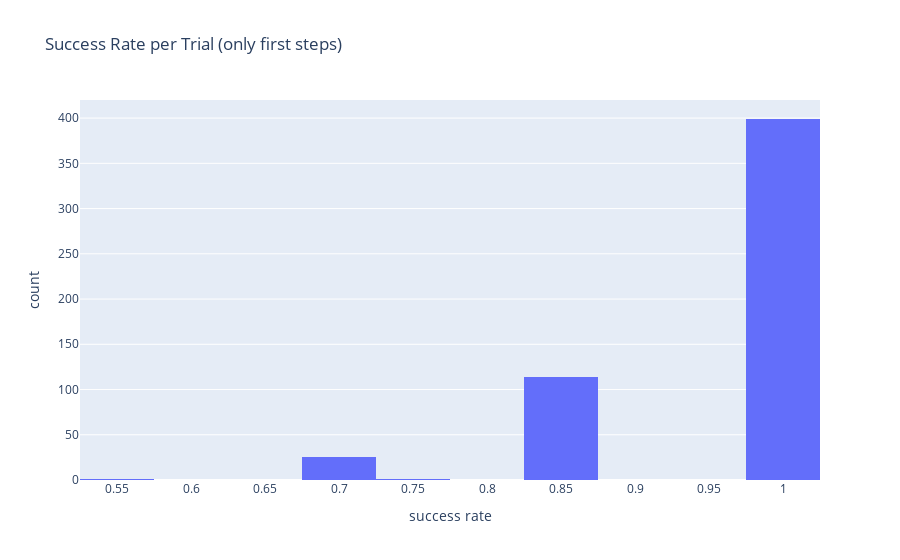

Notebook code cell kept with this figure:
### Code cell
pr_trials_hist = px.histogram(success_per_trial, nbins=20, x="success_per_trial"
                   , title='Success Rate per Trial (only first steps)', labels={'success_per_trial':'success rate'})
pr_trials_hist.show()

### Figure 1 — Plotly figure (JSON) as saved in the notebook; plotly's stock layout.template omitted (floating-point values rounded to 4 significant figures; data arrays with more than 128 entries replaced by an {"elided": "..."} marker saying what was removed)
{"data": [{"alignmentgroup": "True", "bingroup": "x", "hovertemplate": "success rate=%{x}<br>count=%{y}<extra></extra>", "legendgroup": "", "marker": {"color": "#636efa", "pattern": {"shape": ""}}, "name": "", "nbinsx": 20, "offsetgroup": "", "orientation": "v", "showlegend": false, "type": "histogram", "x": {"elided": "540 float values"}, "xaxis": "x", "yaxis": "y"}], "layout": {"barmode": "relative", "legend": {"tracegroupgap": 0}, "title": {"text": "Success Rate per Trial (only first steps)"}, "xaxis": {"anchor": "y", "domain": [0, 1], "title": {"text": "success rate"}}, "yaxis": {"anchor": "x", "domain": [0, 1], "title": {"text": "count"}}}}
